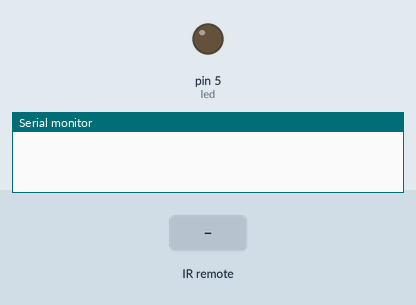
Recording of a sketch running on a simulated Arduino Uno, built with avr-gcc and run on an emulated ATmega328P. On the bench: output pins drawn as LEDs (lit = HIGH), the last lines printed to the serial monitor. The test bench sets the inputs (shaded band).

Above: at 1.2 s.
1.3 s: infrared code 0xFFA25D received
At 2.7 s:
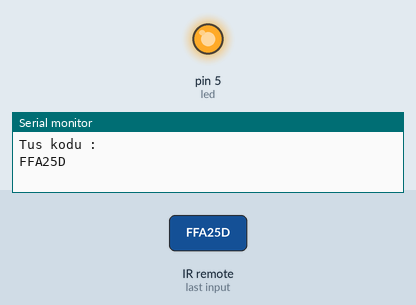
3.0 s: infrared code 0xFF629D received
At 3.8 s:
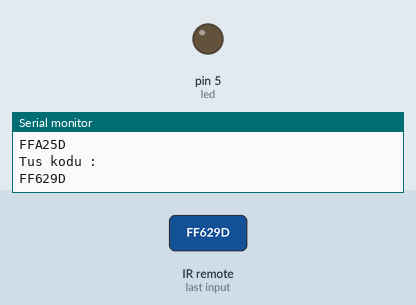
Timing chart, 0 to 6.0 s (numbered marks = the images above; inputs shaded):
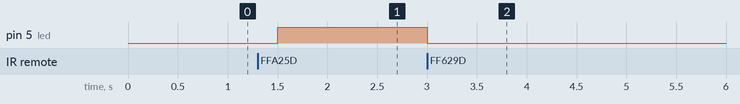

The sketch:

IRKumanda.ino
```cpp
#include <IRremote.h>
int sensorPin = 2;
int led=5;
IRrecv sensor(sensorPin);
decode_results deger;
void setup() {
 sensor.enableIRIn();
 pinMode(led,OUTPUT);
Serial.begin(9600);
}

void loop() {

 if(sensor.decode(&deger)){
  Serial.println("Tus kodu : ");
  Serial.println(deger.value, HEX);
  sensor.resume();

  if(deger.value == 0xFFA25D){
    digitalWrite(led,HIGH);
  }else if(deger.value == 0xFF629D){
    digitalWrite(led,LOW);
  }
  }
delay(300);
}
```

Measured:
- after the input at 1.3 s, pin 5 (led): LOW → HIGH after 0.20 s
- after the input at 3.0 s, pin 5 (led): HIGH → LOW at once
